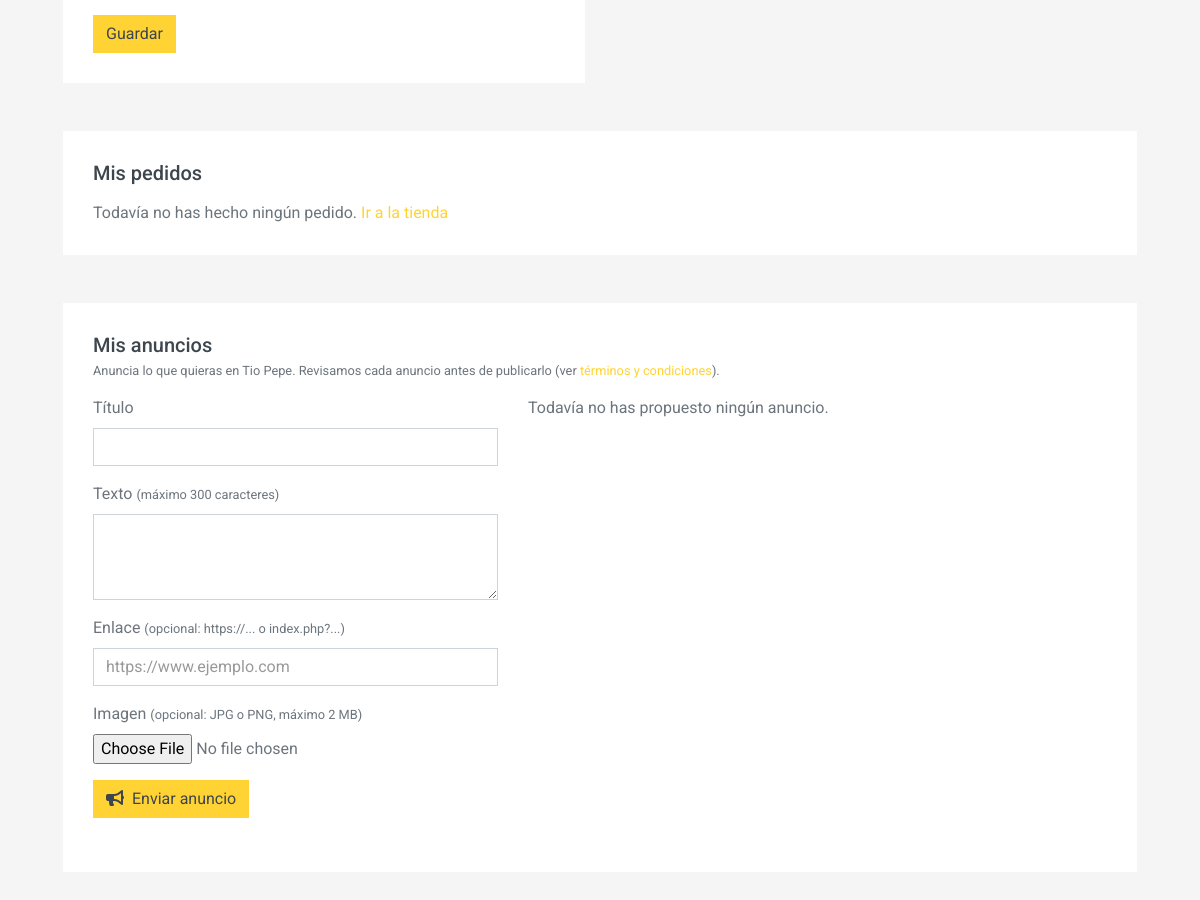
The app's page /Tienda/index.php?p=mi-cuenta (signed in, middle part), older data.
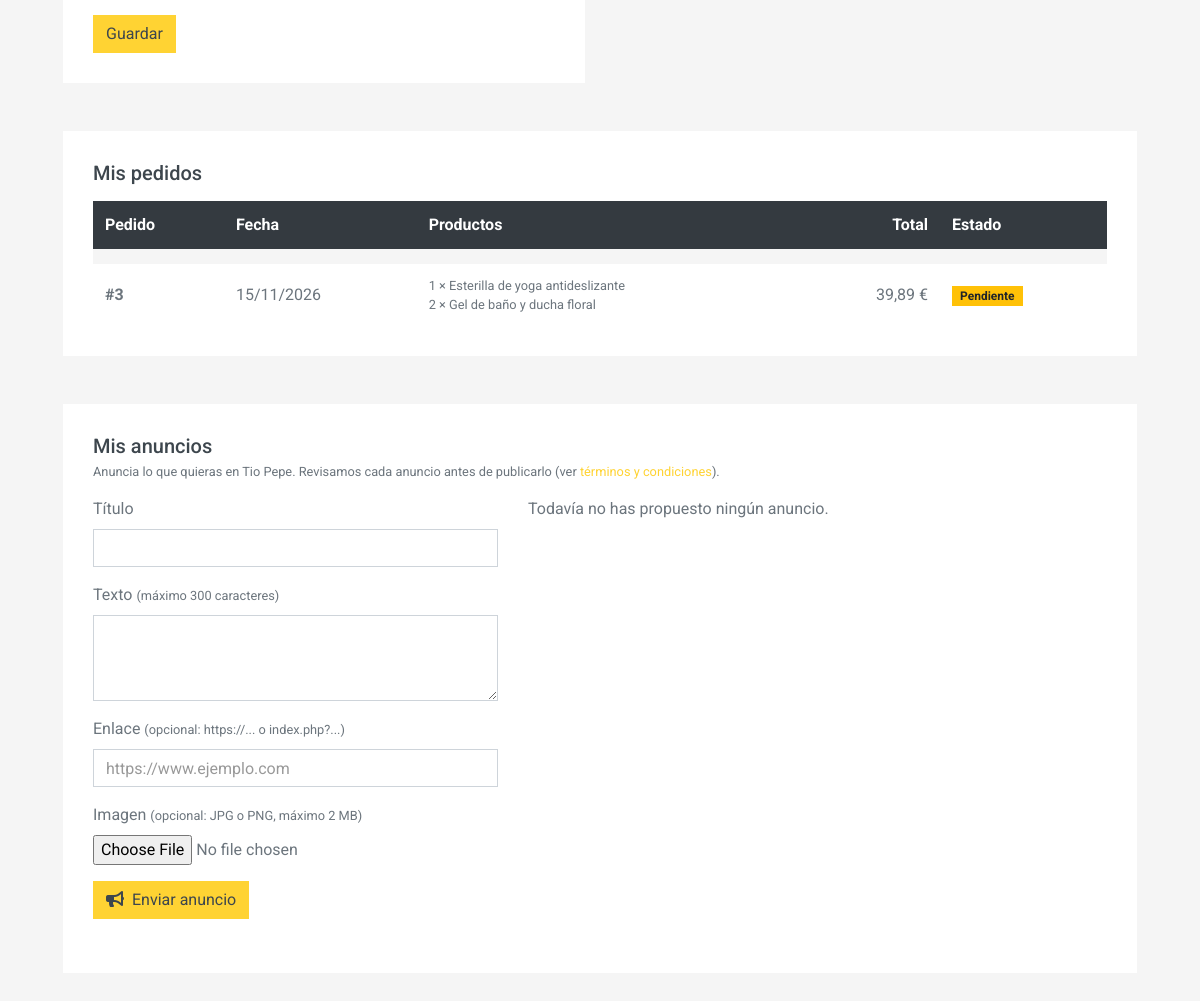
The same page, newer data.
### tables this page shows
CREATE TABLE `pedidos` (
  `id` int(10) UNSIGNED NOT NULL AUTO_INCREMENT PRIMARY KEY,
  `usuario_id` int(10) UNSIGNED NOT NULL,
  `fecha` datetime NOT NULL DEFAULT current_timestamp(),
  `total` decimal(10,2) UNSIGNED NOT NULL,
  `descuento` int(10) UNSIGNED NOT NULL DEFAULT 0,
  `direccion` varchar(200) DEFAULT NULL,
  `estado` enum('pendiente','enviado','entregado','cancelado') NOT NULL DEFAULT 'pendiente',
  `pago_stripe` varchar(100) DEFAULT NULL,
  CONSTRAINT `fk_pedidos_usuario` FOREIGN KEY (`usuario_id`) REFERENCES `usuarios` (`id`) ON DELETE CASCADE
);

CREATE TABLE `pedido_lineas` (
  `id` int(10) UNSIGNED NOT NULL AUTO_INCREMENT PRIMARY KEY,
  `pedido_id` int(10) UNSIGNED NOT NULL,
  `producto_id` int(10) UNSIGNED DEFAULT NULL,
  `nombre` varchar(150) NOT NULL,
  `precio` decimal(10,2) UNSIGNED NOT NULL,
  `cantidad` int(10) UNSIGNED NOT NULL,
  CONSTRAINT `fk_lineas_pedido` FOREIGN KEY (`pedido_id`) REFERENCES `pedidos` (`id`) ON DELETE CASCADE,
  CONSTRAINT `fk_lineas_producto` FOREIGN KEY (`producto_id`) REFERENCES `productos` (`id`) ON DELETE SET NULL
);

### Tienda/paginas/mi-cuenta.php (the view, shortened to what the changed rows need)
<?php
$id_usuario = $_SESSION['usuario']['id'];
$mis_pedidos = consultar("SELECT * FROM pedidos WHERE usuario_id = ? ORDER BY fecha DESC", [$id_usuario]);
?>
    <div class="container-fluid">
        <div class="row px-xl-5">
            <div class="col-12 mb-5">
                <div class="bg-light p-30">
                    <h5 class="mb-3">Mis pedidos</h5>
                    <?php if (!$mis_pedidos): ?>
                        <p class="mb-0">Todavía no has hecho ningún pedido. <a href="index.php?p=tienda" class="text-primary">Ir a la tienda</a></p>
                    <?php else: ?>
                        <div class="table-responsive">
                            <table class="table table-light table-borderless table-hover mb-0">
                                <thead class="thead-dark">
                                    <tr><th>Pedido</th><th>Fecha</th><th>Productos</th><th class="text-right">Total</th><th>Estado</th></tr>
                                </thead>
                                <tbody>
                                    <?php foreach ($mis_pedidos as $pedido): ?>
                                    <tr>
                                        <td class="align-middle"><b>#<?= $pedido['id'] ?></b></td>
                                        <td class="align-middle text-nowrap"><?= date('d/m/Y', strtotime($pedido['fecha'])) ?></td>
                                        <td class="align-middle small">
                                            <?php foreach (obtener_lineas_pedido($pedido['id']) as $linea): ?>
                                                <?= $linea['cantidad'] ?> × <?= escapar_html($linea['nombre']) ?><br>
                                            <?php endforeach; ?>
                                        </td>
                                        <td class="align-middle text-right text-nowrap"><?= formatear_precio($pedido['total']) ?></td>
                                        <td class="align-middle"><?php mostrar_estado_pedido($pedido['estado']); ?></td>
                                    </tr>
                                    <?php endforeach; ?>
                                </tbody>
                            </table>
                        </div>
                    <?php endif; ?>
                </div>
            </div>
        </div>
    </div>

### Tienda/funciones.php (shortened to what the changed rows need)
<?php
function consultar(string $sql, array $valores = []): array
{
    global $conexion;
    $sentencia = $conexion->prepare($sql);
    if ($valores) {
        $sentencia->bind_param(str_repeat('s', count($valores)), ...$valores);
    }
    $sentencia->execute();
    return $sentencia->get_result()->fetch_all(MYSQLI_ASSOC);
}
function escapar_html(?string $texto): string
{
    return htmlspecialchars($texto ?? '', ENT_QUOTES, 'UTF-8');
}
function formatear_precio(float $valor): string
{
    return number_format($valor, 2, ',', '.') . ' ' . MONEDA;
}
    ?>
        <?php
function obtener_lineas_pedido(int $id_pedido): array
{
    return consultar("SELECT nombre, precio, cantidad FROM pedido_lineas WHERE pedido_id = ?", [$id_pedido]);
}
function mostrar_estado_pedido(string $estado): void
{
    echo '<span class="badge badge-' . ESTADOS_PEDIDO[$estado] . ' px-2 py-1">' . ucfirst($estado) . '</span>';
}
    ?>

Row changes from the older to the newer data that the page shows:
added pedidos: id "3", fecha "15/11/2026", total "39,89 €", estado "Pendiente"
added pedido_lineas: cantidad "1", nombre "Esterilla de yoga antideslizante"
added pedido_lineas: cantidad "2", nombre "Gel de baño y ducha floral"
Text that changed along with them:
text no longer shown: "Todavía no has hecho ningún pedido. Ir a la tienda"
text now shown: "Pedido Fecha Productos Total Estado"
